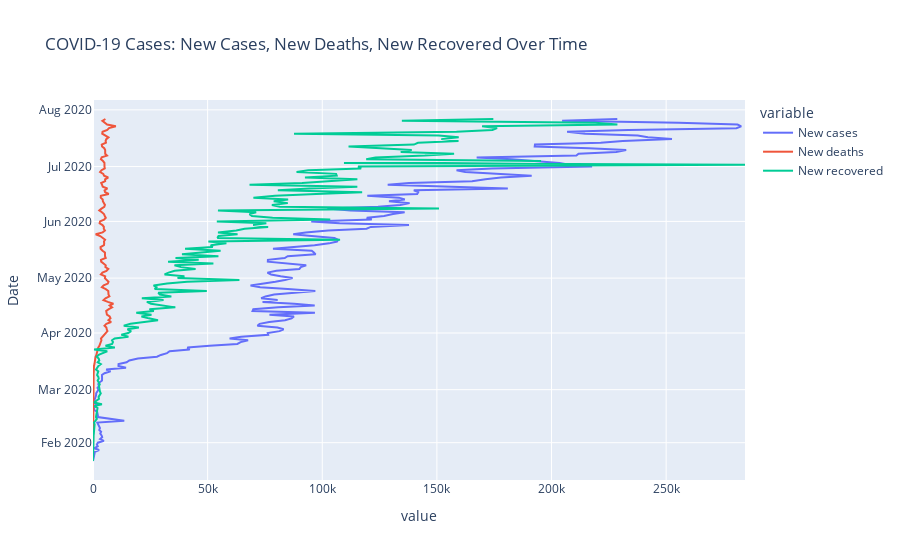

Write notebook code for a chart like this one.
### Code cell
px.line(daywise,x=['New cases','New deaths','New recovered'],y='Date',title='COVID-19 Cases: New Cases, New Deaths, New Recovered Over Time')

### Figure 1 — Plotly figure (JSON) as saved in the notebook; plotly's stock layout.template omitted (floating-point values rounded to 4 significant figures; data arrays with more than 128 entries replaced by an {"elided": "..."} marker saying what was removed)
{"data": [{"hovertemplate": "variable=New cases<br>value=%{x}<br>Date=%{y}<extra></extra>", "legendgroup": "New cases", "line": {"color": "#636efa", "dash": "solid"}, "marker": {"symbol": "circle"}, "mode": "lines", "name": "New cases", "orientation": "h", "showlegend": true, "type": "scatter", "x": {"elided": "188 int values"}, "xaxis": "x", "y": {"elided": "188 str values"}, "yaxis": "y"}, {"hovertemplate": "variable=New deaths<br>value=%{x}<br>Date=%{y}<extra></extra>", "legendgroup": "New deaths", "line": {"color": "#EF553B", "dash": "solid"}, "marker": {"symbol": "circle"}, "mode": "lines", "name": "New deaths", "orientation": "h", "showlegend": true, "type": "scatter", "x": {"elided": "188 int values"}, "xaxis": "x", "y": {"elided": "188 str values"}, "yaxis": "y"}, {"hovertemplate": "variable=New recovered<br>value=%{x}<br>Date=%{y}<extra></extra>", "legendgroup": "New recovered", "line": {"color": "#00cc96", "dash": "solid"}, "marker": {"symbol": "circle"}, "mode": "lines", "name": "New recovered", "orientation": "h", "showlegend": true, "type": "scatter", "x": {"elided": "188 int values"}, "xaxis": "x", "y": {"elided": "188 str values"}, "yaxis": "y"}], "layout": {"legend": {"title": {"text": "variable"}, "tracegroupgap": 0}, "title": {"text": "COVID-19 Cases: New Cases, New Deaths, New Recovered Over Time"}, "xaxis": {"anchor": "y", "domain": [0, 1], "title": {"text": "value"}}, "yaxis": {"anchor": "x", "domain": [0, 1], "title": {"text": "Date"}}}}
